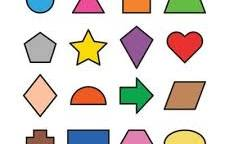
#> input picture img.png, 225 x 144 px
$ python -i preprocessing.py   (imports and definitions only)
#> lines starting #> are read from the running program, lines starting #| are printed output that depends on the picture
import cv2

def preprocess(path):
#> called with path = '../img.png'
    img=cv2.imread(path)
#> img is the input picture: shape (144, 225, 3); mean B, G, R 207.3, 213.8, 221.9
    blurred=cv2.GaussianBlur(img,(5,5),2)
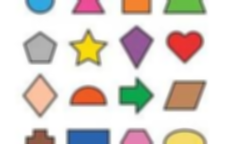
#> blurred: shape (144, 225, 3); mean B, G, R 207.3, 213.8, 221.9
    sharp = cv2.addWeighted(img, 1.5, blurred, -0.5, 0)
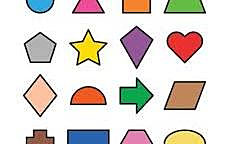
#> sharp: shape (144, 225, 3); mean B, G, R 207.4, 213.6, 221.3
    denoised = cv2.fastNlMeansDenoisingColored(sharp, None, 6, 10, 9, 21)
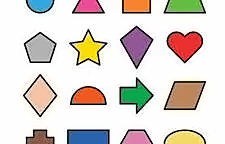
#> denoised: shape (144, 225, 3); mean B, G, R 206.8, 213.2, 220.9
    gray = cv2.cvtColor(denoised, cv2.COLOR_BGR2GRAY)
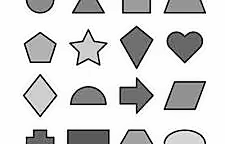
#> gray: shape (144, 225); min 0, max 254, mean 214.7
    bg = cv2.medianBlur(gray, 31)
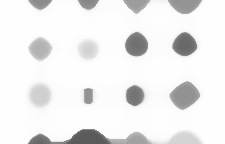
#> bg: shape (144, 225); min 90, max 254, mean 237.2
    norm = cv2.divide(gray, bg, scale=255)
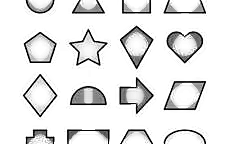
#> norm: shape (144, 225); min 0, max 255, mean 230.1

    return norm

>>> result = preprocess('../img.png')
